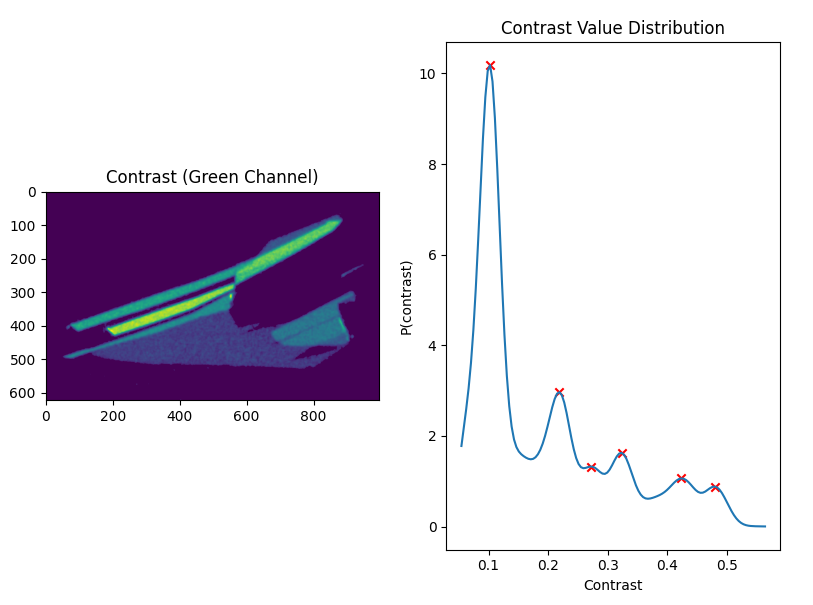
#> input picture src/Example1.png, 813 x 605 px
$ python -i ImageProcessor.py   (imports and definitions only)
#> lines starting #> are read from the running program, lines starting #| are printed output that depends on the picture
# Author:      Adam Robinson
# Description: This file contains two classes. ImageProcessor allows a user
#              to succinctly express a series of filters and transformations
#              applied to an image. It also provides functionality for contour
#              extraction and viewing of all of the steps in a multi-step
#              image filtering operation.
#
#              FlakeExtractor uses ImageProcessor to actually extract flake
#              geometry and some other properties from an image.


import code
import sys
import os
import time
import cv2
import numpy             as np
import matplotlib.pyplot as plt

# [4 lines left out: function debug_show, not called in this run]

# Provides all of the functionality necessary to take an image
# and extract flake geometry from it. This class assumes that the
# image passed to it is in BGR format.
class ImageProcessor:
	# [24 lines left out: function __init__, not called in this run]

	def noStore(self):
		self.no_store = True
		return self

	def reset(self):
		self.current_process = None
		self.no_store        = False

	# [186 lines left out: functions done, denoise, laplacian, erode, dilate, level and 5 more, not called in this run]

class FlakeExtractor:
	def __init__(self, img, **kwargs):
		self.img  = img
		self.proc = ImageProcessor(
			self.img,
			downscale=kwargs['downscale']
		)
		self.threshold      = kwargs['threshold']
		self.contrast_floor = kwargs['contrast_floor']
		self.downscale      = kwargs['downscale']

	# [266 lines left out: function process, not called in this run]

>>> import cv2
>>> picture = cv2.imread('Example1.png', cv2.IMREAD_GRAYSCALE)
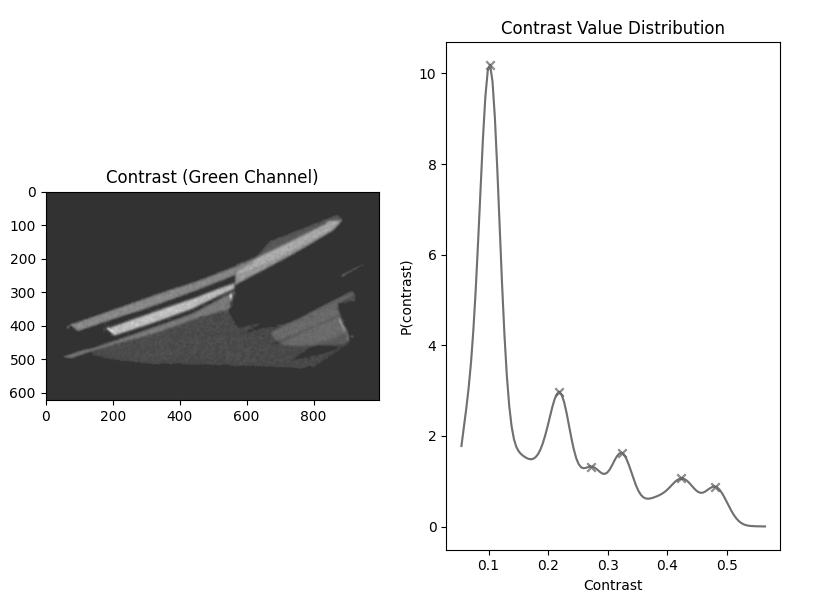
#> picture: shape (605, 813); min 0, max 255, mean 223.9
#> (the run stopped early here; a loop or call above may not have finished)

$ run again, on src/Example2.png
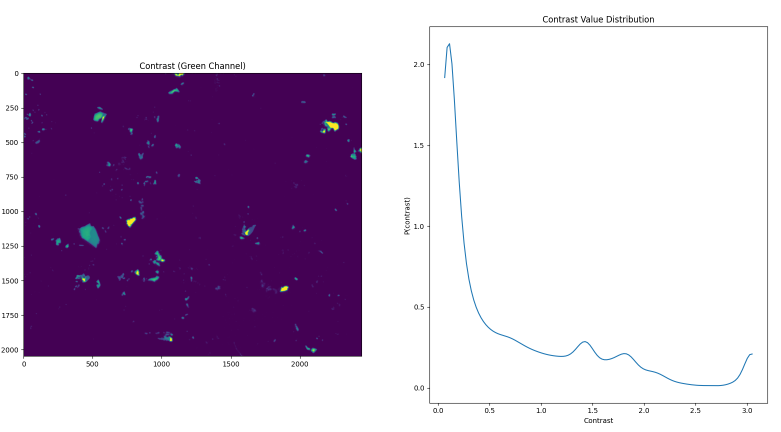
#> input picture src/Example2.png, 1561 x 863 px (shown at 1/2 size)
#> `picture = cv2.imread('Example1.png', cv2.IMREAD_GRAYSCALE)`:
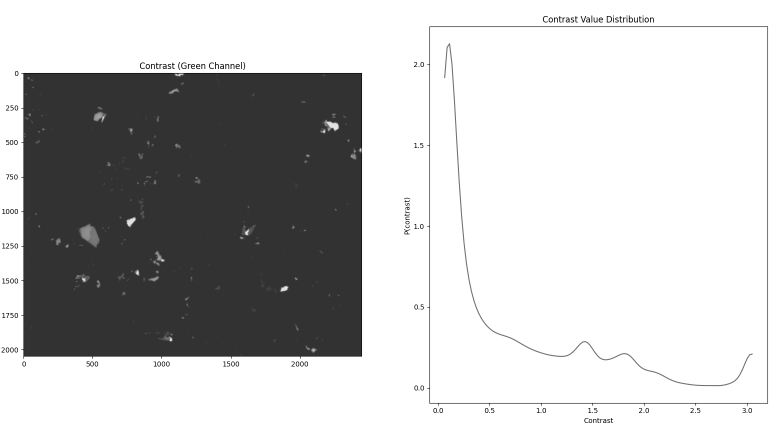
#> picture: shape (863, 1561) (shown at 1/2 size); min 0, max 255, mean 195.2

$ run again, on src/Example3.png
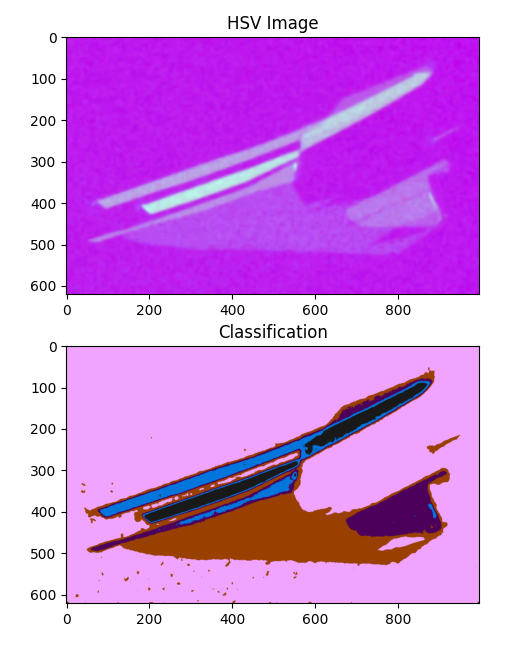
#> input picture src/Example3.png, 510 x 654 px
#> `picture = cv2.imread('Example1.png', cv2.IMREAD_GRAYSCALE)`:
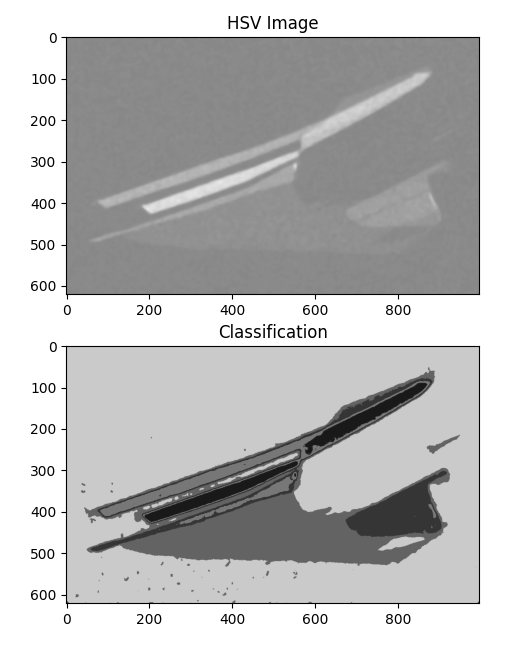
#> picture: shape (654, 510); min 0, max 255, mean 188.4
